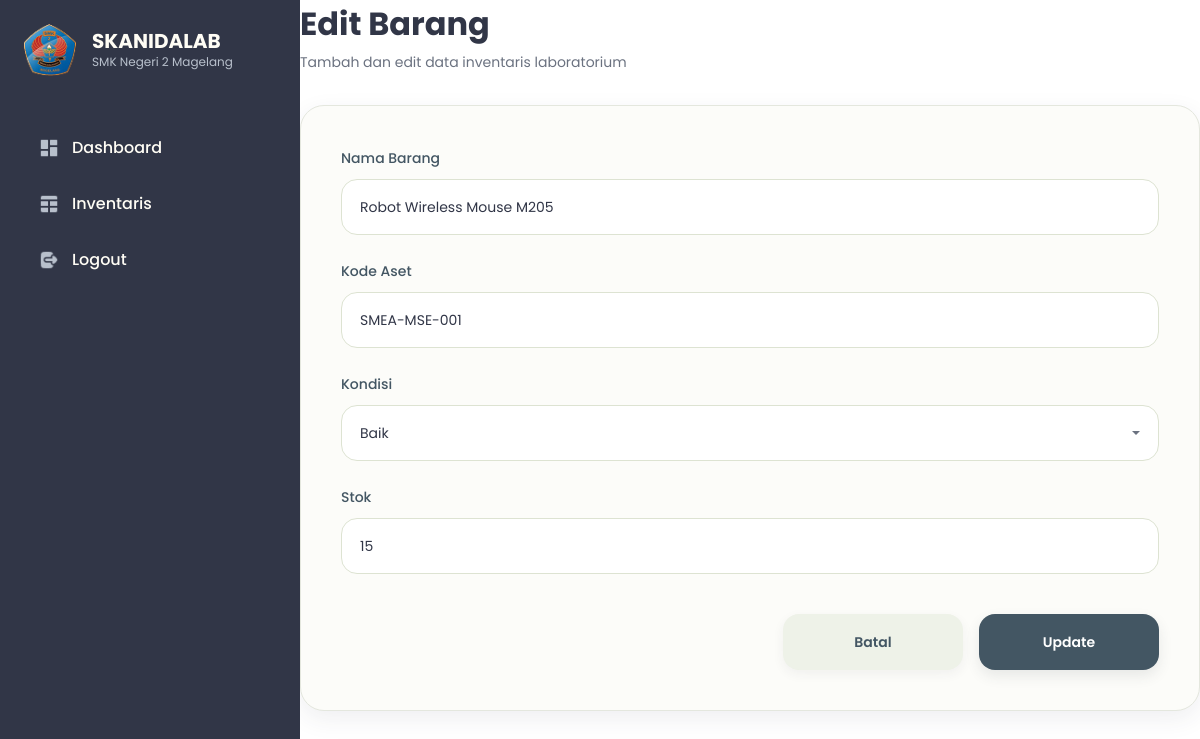
The page /views/form.php?id=2 on the database its author committed.
### tables this page shows
CREATE TABLE IF NOT EXISTS `inventaris` (
  `id_barang` int NOT NULL AUTO_INCREMENT,
  `nama_barang` varchar(100) NOT NULL,
  `kode_aset` varchar(50) DEFAULT NULL,
  `kondisi` enum('Baik','Rusak','Perbaikan') DEFAULT 'Baik',
  `stok` int DEFAULT NULL,
  `tgl_update` timestamp NULL DEFAULT CURRENT_TIMESTAMP ON UPDATE CURRENT_TIMESTAMP,
  PRIMARY KEY (`id_barang`),
  UNIQUE KEY `kode_aset` (`kode_aset`)
);

### views/form.php (the view, shortened to what this page needs)
<?php
require_once __DIR__ . '/../config/koneksi.php';
$edit = false;
$dataEdit = null;
if (isset($_GET['id'])) {
    $id = (int) $_GET['id'];
    $queryEdit = mysqli_query(
        $conn,
        "SELECT * FROM inventaris WHERE id_barang = '$id'"
    );
    $dataEdit = mysqli_fetch_assoc($queryEdit);
    if ($dataEdit) {
        $edit = true;
    }
}
?>
<!DOCTYPE html>
<html lang="en">
<head>
    <link href="https://cdn.jsdelivr.net/npm/bootstrap@5.3.7/dist/css/bootstrap.min.css" rel="stylesheet">
</head>
<body>
    <div class="container-fluid">
        <div class="row g-0">
            <?php include __DIR__ . '/layouts/sidebar.php'; ?>
            <main class="col-md-9 main-content">
                <div>
                    <div class="page-title">
                        <?= $edit ? 'Edit Barang' : 'Form Barang' ?>
                    </div>
                    <div class="page-subtitle">
                        Tambah dan edit data inventaris laboratorium
                    </div>
                </div>
                <div class="form-card">
                    <form action="../modules/proses_barang.php" method="POST" autocomplete="off">
                        <div class="mb-4">
                            <label class="form-label">Nama Barang</label>
                            <input
                                type="text"
                                name="nama_barang"
                                class="form-control-custom"
                                placeholder="Masukkan nama barang"
                                autocomplete="off"
                                required
                                value="<?= $edit ? htmlspecialchars($dataEdit['nama_barang']) : '' ?>">
                        </div>
                        <div class="mb-4">
                            <label class="form-label">Kode Aset</label>
                            <input
                                type="text"
                                name="kode_aset"
                                class="form-control-custom"
                                placeholder="Masukkan kode aset"
                                autocomplete="off"
                                required
                                value="<?= $edit ? htmlspecialchars($dataEdit['kode_aset']) : '' ?>">
                        </div>
                        <div class="mb-4">
                            <label class="form-label">Kondisi</label>
                            <div class="custom-select-wrapper">
                                <button
                                    class="custom-select-btn dropdown-toggle"
                                    type="button"
                                    data-bs-toggle="dropdown">
                                    <span id="selectedText">
                                        <?= $edit ? htmlspecialchars($dataEdit['kondisi']) : 'Pilih kondisi barang' ?>
                                    </span>
                                </button>
                            </div>
                        </div>
                        <div class="mb-4">
                            <label class="form-label">Stok</label>
                            <input
                                type="number"
                                name="stok"
                                class="form-control-custom"
                                placeholder="Masukkan stok"
                                autocomplete="off"
                                required
                                value="<?= $edit ? $dataEdit['stok'] : '' ?>">
                        </div>
                        <div class="d-flex gap-3 justify-content-end flex-column flex-md-row button-group">
                            <a href="inventaris.php" class="btn btn-custom btn-cancel">Batal</a>
                            <button
                                type="submit"
                                name="<?= $edit ? 'edit' : 'tambah' ?>"
                                class="btn btn-custom btn-save">
                                <?= $edit ? 'Update' : 'Simpan' ?>
                            </button>
                        </div>
                    </form>
                </div>
            </main>
        </div>
    </div>
</body>
</html>

### assets/css/styles.css (style rules this page uses)
* { margin: 0; padding: 0; box-sizing: border-box; }
body { font-family: 'Poppins', sans-serif; background: #f5f6fa; overflow-x: hidden; width: 100%; min-height: 100vh; color: #313647; }
.container-fluid { padding: 0; }
.row { margin: 0; }
.main-content { min-height: 100vh; background: #ffffff; }
.page-title { font-size: 32px; font-weight: 700; color: #313647; line-height: 48px; margin-bottom: 4px; }
.page-subtitle { font-size: 14px; color: #6B7280; margin-bottom: 32px; }
.form-card { width: 928px; max-width: 100%; background: #FCFCF9; border: 1px solid #E4E7DE; border-radius: 24px; padding: 40px; box-shadow: 0 8px 24px rgba(49, 54, 71, 0.08); margin-top: 32px; }
.form-label { font-size: 14px; font-weight: 500; color: #435663; margin-bottom: 10px; }
.form-control-custom { width: 848px; max-width: 100%; height: 56px; border: 1px solid #DDE3D2; border-radius: 16px; background: #FFFFFF; padding: 0 18px; font-size: 14px; color: #313647; transition: border-color 0.25s ease, box-shadow 0.25s ease; }
.form-control-custom::placeholder { color: #9CA3AF; }
.custom-select-wrapper { width: 848px; max-width: 100%; position: relative; }
.custom-select-btn { width: 100%; height: 56px; border: 1px solid #DDE3D2; border-radius: 16px; background: #FFFFFF; padding: 0 18px; font-size: 14px; font-weight: 400; color: #313647; display: flex; align-items: center; justify-content: space-between; transition: border-color 0.25s ease, box-shadow 0.25s ease; }
.custom-select-btn::after { margin-left: auto; border-top: 0.35em solid #6B7280; border-right: 0.35em solid transparent; border-left: 0.35em solid transparent; transition: 0.25s ease; }
.button-group { margin-top: 40px; }
.btn-custom { width: 180px; height: 56px; border: none; border-radius: 16px; font-size: 14px; font-weight: 600; display: flex; align-items: center; justify-content: center; text-decoration: none; transition: background 0.25s ease, transform 0.25s ease, box-shadow 0.25s ease; }
.btn-cancel { background: #EEF2E8; color: #435663; box-shadow: 0 4px 12px rgba(49, 54, 71, 0.06); }
.btn-save { background: #435663; color: #FFFFFF; box-shadow: 0 6px 14px rgba(49, 54, 71, 0.10); }

### rows shown on the page
inventaris: nama_barang "Robot Wireless Mouse M205", kode_aset "SMEA-MSE-001", kondisi "Baik", stok "15"
